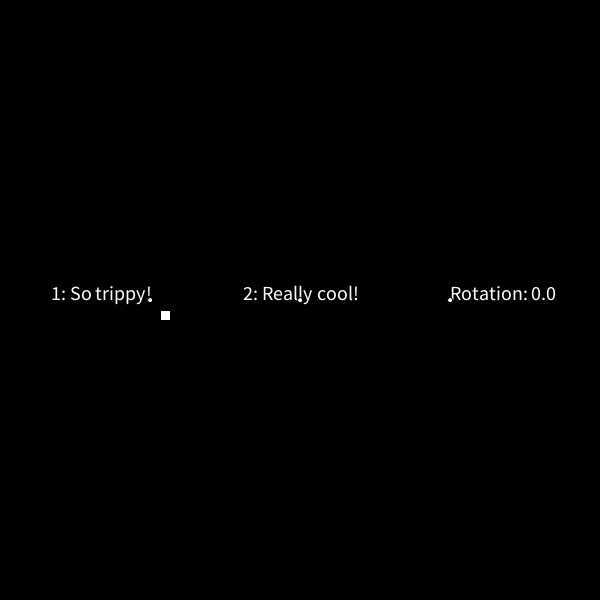
Frame 1 (no input)
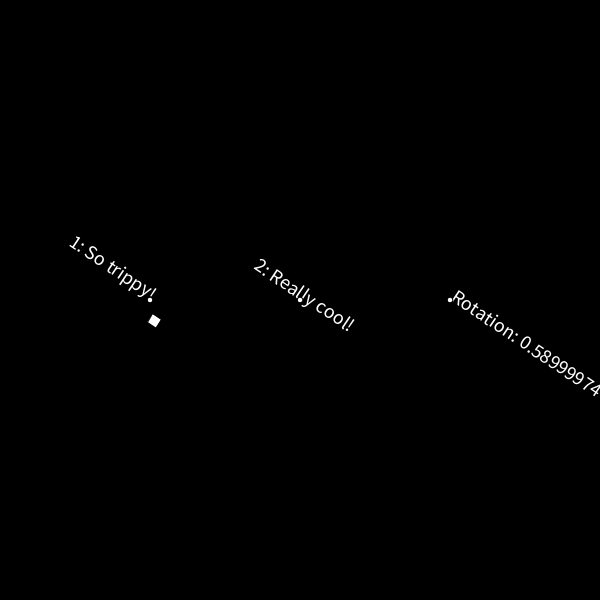
Frame 60 (the mouse pressed at the canvas centre just before this capture)
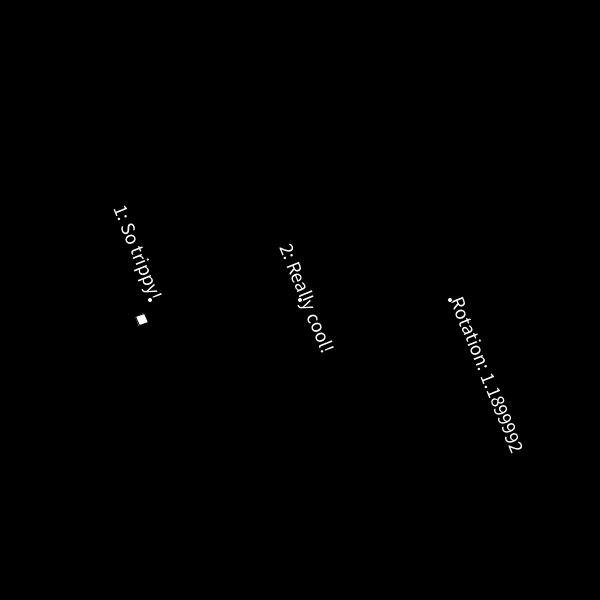
Frame 120 (the mouse held since frame 60 and released just before this capture)

The Processing sketch that drew these frames (run headless with seeded random() and noise(); from frame 60 on, the mouse is pressed at the canvas centre):

// Processing sketch: RotateText
// ── RotateText.pde

float rotation = 0;

void setup(){
  size(600,600);
  textSize(20);
}



void draw(){
  background(0);
  
  
  
  /*
  Push/popMatrix ensures that the 
  translate/rotate don't affect the rest
  of your code
  */
  
  //1!
  pushMatrix();
    //Change pivot point
    translate(width/4,height/2);
    rotate(rotation);
    textAlign(RIGHT);
    text("1: So trippy!", 0,0);
    rect(10,10, 10, 10);
    
    //Ellipse is pivot point!
    ellipse(0,0,5,5);
  popMatrix();
  
  //2!
  pushMatrix();
    //Change pivot point to mid screen
    translate(width/2,height/2);
    rotate(rotation);
    textAlign(CENTER);
    text("2: Really cool!", 0,0);
    
    //Ellipse is pivot point!
    ellipse(0,0,5,5);
  popMatrix();
  
  //3!
  pushMatrix();
    //Change pivot point
    translate(3*width/4,height/2);
    rotate(rotation);
    textAlign(LEFT);
    text("Rotation: " + rotation, 0,0);
    
    //Ellipse is pivot point!
    ellipse(0,0,5,5);
  popMatrix();
  
  //Increment rotation value
  rotation += 0.01;
}
